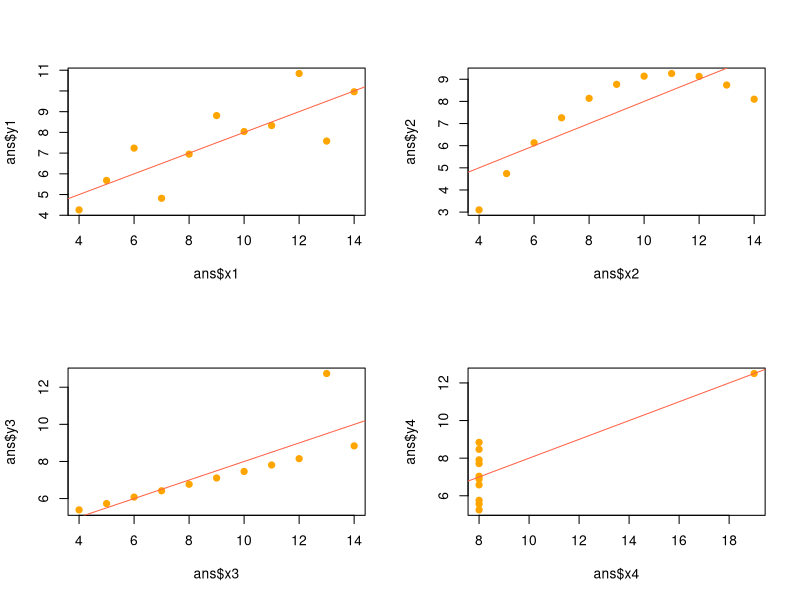
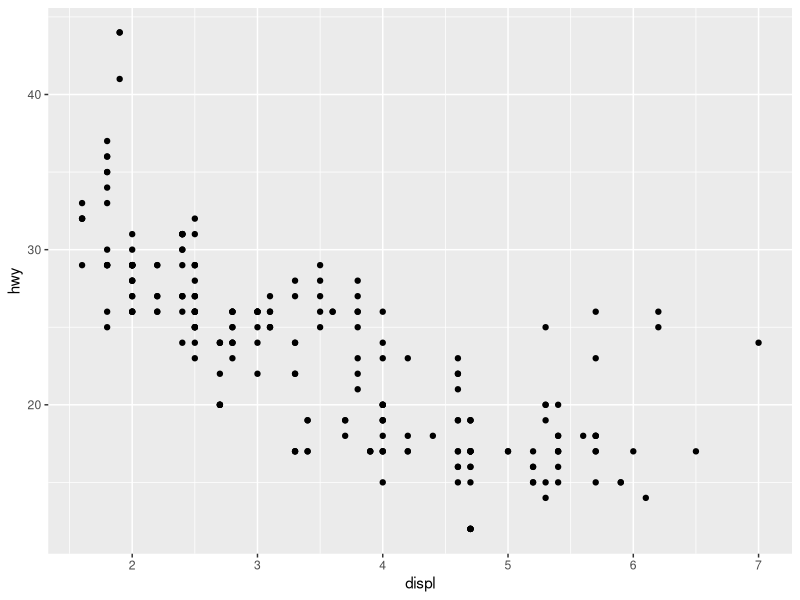
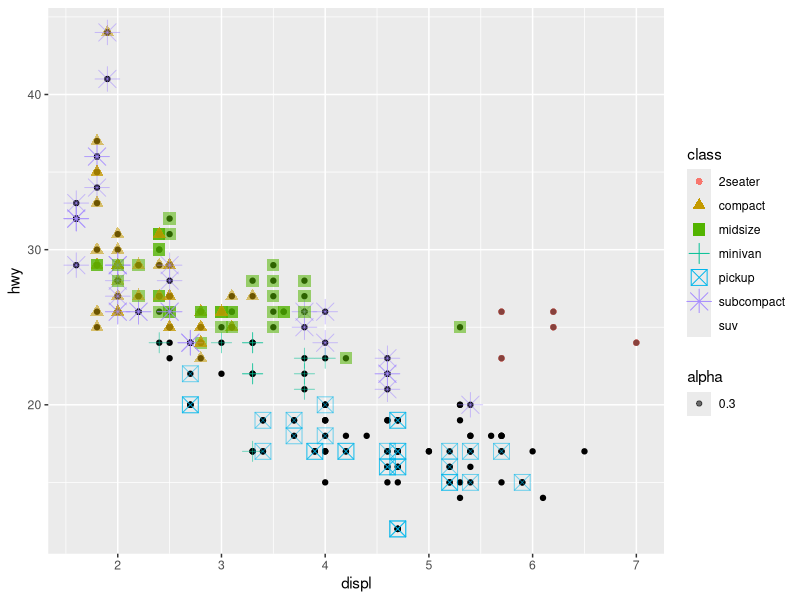

Here is the R script that generated these plots, in order:
## ---- chunk 1
library(tidyverse)
# str(diamonds)
# str(mpg)

# Anscombe's Quartet
anscombe
ans <- anscombe
mean(ans$x1)
mean(ans$x2)
mean(ans$x3)
mean(ans$x4)

mean(ans$y1)
mean(ans$y2)
mean(ans$y3)
mean(ans$y4)

# 상관계수
cor(ans$x1, ans$y1)
cor(ans$x2, ans$y2)
cor(ans$x3, ans$y3)
cor(ans$x4, ans$y4)

# 선형회귀
lm(y1 ~ x1, data = ans)
lm(y2 ~ x2, data = ans)
lm(y3 ~ x3, data = ans)
lm(y4 ~ x4, data = ans)
# ==> 기술적 통계로 보면 전부 비슷한 수치

# 시각화
par(mfrow = c(2,2))
plot(ans$x1, ans$y1, col = 'orange', pch = 19)
abline(lm(y1 ~ x1, data = ans), col = "tomato")

plot(ans$x2, ans$y2, col = 'orange', pch = 19)
abline(lm(y2 ~ x2, data = ans), col = "tomato")

plot(ans$x3, ans$y3, col = 'orange', pch = 19)
abline(lm(y3 ~ x3, data = ans), col = "tomato")

plot(ans$x4, ans$y4, col = 'orange', pch = 19)
abline(lm(y4 ~ x4, data = ans), col = "tomato")
par(mfrow = c(1,1))
# ==> 시각화하면 전혀 다른 모습
## ---- chunk 2
p <- ggplot(data = mpg, mapping = aes(x = displ, y = hwy)) + 
  geom_point()
p

# 버블 차트, 색생과 크기, 모양, 투명도로 정보의 차이 시각화
p + geom_point(mapping = aes(color = class, size = class, shape = class, alpha = 0.3))

table(mpg$class)
